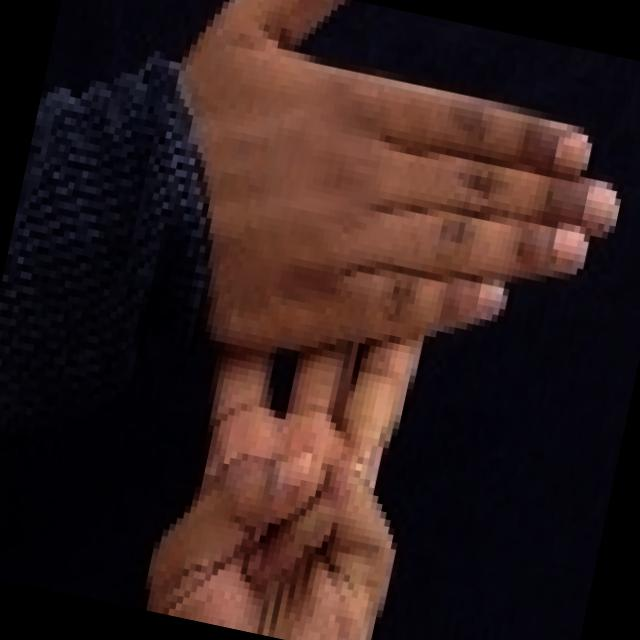
#> input picture Backend/test1.jpg, 640 x 640 px
$ python -i inference_enhanced.py   (imports and definitions only)
#> lines starting #> are read from the running program, lines starting #| are printed output that depends on the picture; after the words box and inside, x2 and y2 are one past the last pixel; in counts of white or black regions, pixels touching at a corner belong together
#> further down, picture is the input picture: shape (640, 640, 3); mean B, G, R 28.1, 29.9, 49
from ultralytics import YOLO
import cv2
import numpy as np
import time
import os

# ----- CONFIGURATION -----
MODEL_PATH = "best.pt"  # path to your trained model
CONF_THRESHOLD = 0.5  # confidence threshold for displaying detections
ROI_SIZE = 300  # size of the square ROI for hand placement
LABELS_FILE = "data/classes.txt"  # path to labels file

# Load class names if available
class_names = []
# [9 lines not run here, left out]
# [1 line that did not run here, left out]
# [14 lines not run here, left out]

# Read one frame to get dimensions
# [1 line that did not run here, left out]
# [3 lines not run here, left out]
# [1 line that did not run here, left out]
# [1 line that did not run here, left out]

# Define ROI coordinates
# [1 line that did not run here, left out]
# [1 line that did not run here, left out]
# [1 line that did not run here, left out]
# [1 line that did not run here, left out]

# [1 line not run here, left out]

# ----- PREPROCESSING FUNCTIONS -----
def apply_skin_mask(image):
    """
    Creates a skin mask to focus on hand regions
    """
    # Convert to HSV color space
    hsv = cv2.cvtColor(image, cv2.COLOR_BGR2HSV)
#> hsv: shape (640, 640, 3); mean H, S, V 69.4, 149, 52.3

    # Define range for skin color (adjust these values based on lighting conditions)
    lower_skin = np.array([0, 20, 70], dtype=np.uint8)
    upper_skin = np.array([20, 255, 255], dtype=np.uint8)

    # Create a mask
    mask = cv2.inRange(hsv, lower_skin, upper_skin)
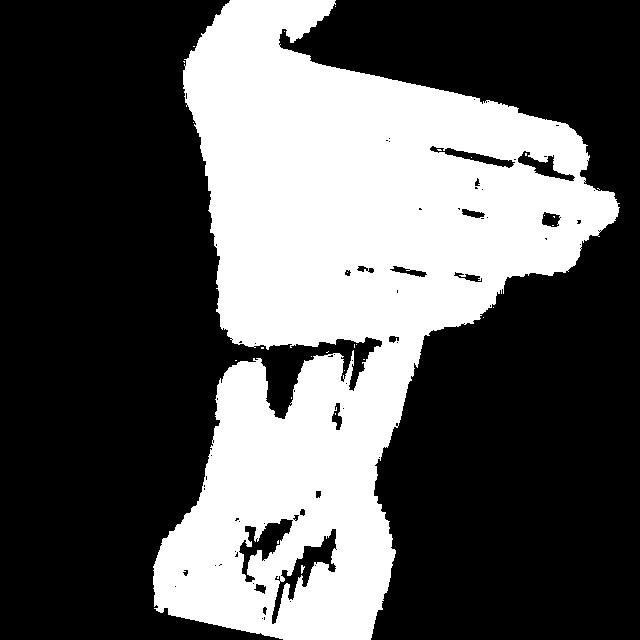
#> mask: shape (640, 640); 35.8% white; 28 white regions (26 under 20 px), largest, box (x1, y1, x2, y2) and area: (153, 0, 620, 640) 146475, (301, 565, 305, 574) 22

    # Add additional skin tone range (handles some darker skin tones)
    lower_skin2 = np.array([170, 20, 70], dtype=np.uint8)
    upper_skin2 = np.array([180, 255, 255], dtype=np.uint8)
    mask2 = cv2.inRange(hsv, lower_skin2, upper_skin2)
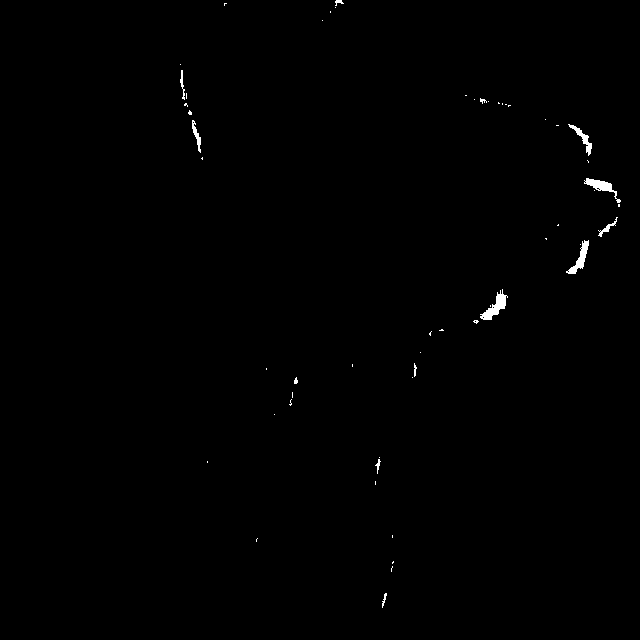
#> mask2: shape (640, 640); 0.39% white; 55 white regions (42 under 20 px), largest, box (x1, y1, x2, y2) and area: (480, 289, 508, 320) 319, (584, 178, 621, 203) 263, (566, 240, 589, 274) 256

    # Combine masks
    mask = cv2.bitwise_or(mask, mask2)
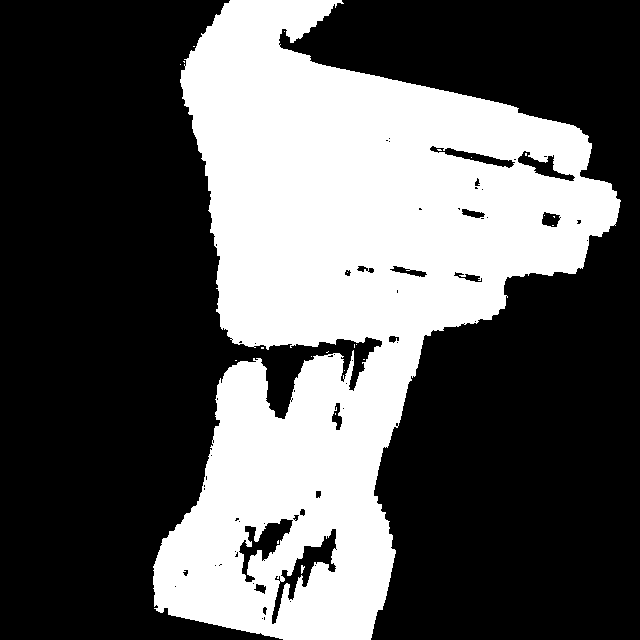
#> mask: shape (640, 640); 36.2% white; 23 white regions (21 under 20 px), largest, box (x1, y1, x2, y2) and area: (153, 0, 621, 640) 148076, (301, 565, 305, 574) 22

    # Apply morphological operations to remove noise
    kernel = np.ones((5, 5), np.uint8)
    mask = cv2.morphologyEx(mask, cv2.MORPH_OPEN, kernel)
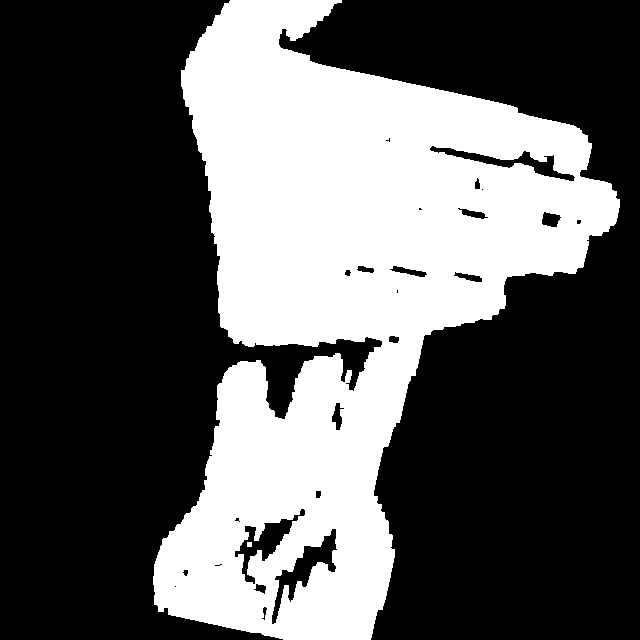
#> mask: shape (640, 640); 36% white; 2 white regions, box (x1, y1, x2, y2) and area: (153, 0, 620, 640) 147251, (247, 542, 252, 547) 25
    mask = cv2.morphologyEx(mask, cv2.MORPH_CLOSE, kernel)
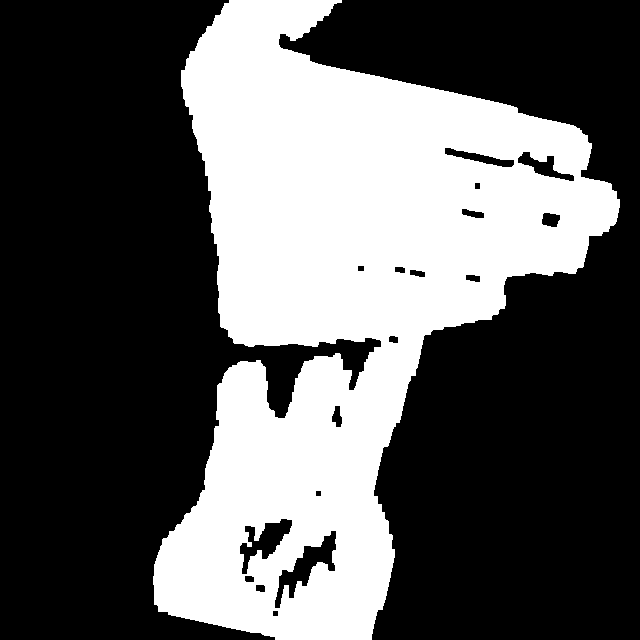
#> mask: shape (640, 640); 36.2% white; 1 white region, box (x1, y1, x2, y2) and area: (153, 0, 620, 640) 148115

    # Gaussian blur to smooth edges
    mask = cv2.GaussianBlur(mask, (5, 5), 2)
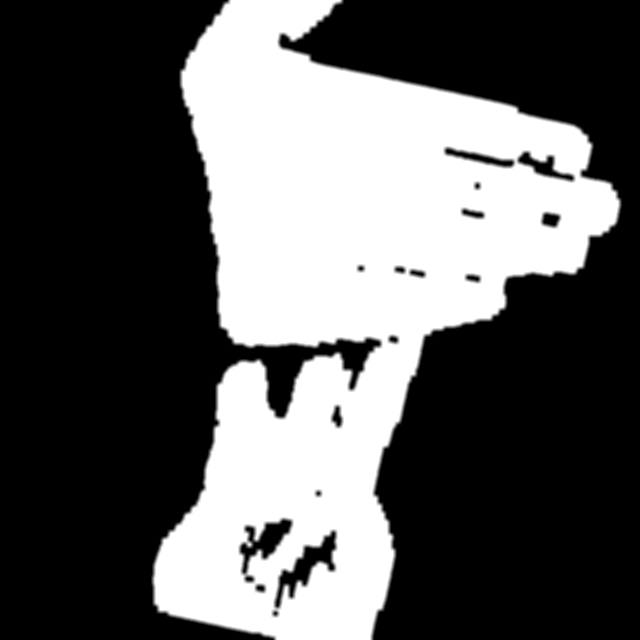
#> mask: shape (640, 640); min 0, max 255, mean 92.2

    return mask

# [53 lines left out: functions enhance_contrast, preprocess_for_model, not called in this run]

# ----- MAIN LOOP -----
frame_count = 0
fps_time = time.time()
fps = 0
last_predictions = []
prediction_buffer = []  # Buffer to stabilize predictions

# [202 lines not run here, left out]

>>> import cv2
>>> picture = cv2.imread('../test1.jpg')
>>> result = apply_skin_mask(picture)
